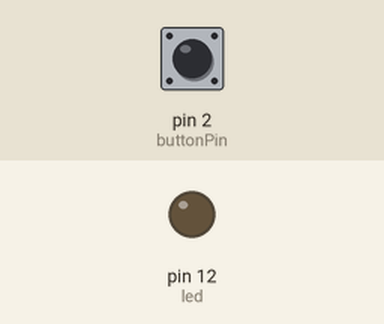
The sketch below on a simulated Arduino Uno, built with avr-gcc and run on an emulated ATmega328P. On the bench: output pins drawn as LEDs (lit = HIGH). Dashed ring = blinking. The inputs (shaded band) are chosen by the test bench; at power-on: pin 2 (buttonPin) LOW. What the sketch prints to the serial monitor is not drawn.

Above: at 1.2 s.
1.3 s: pin 2 (buttonPin) pulled HIGH for 1 s
At 1.68 s:
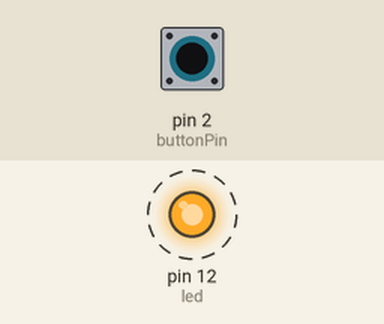
3.8 s: pin 2 (buttonPin) pulled HIGH for 0.15 s
At 5.1 s:
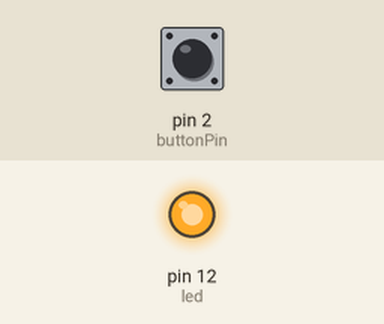
5.5 s: pin 2 (buttonPin) pulled HIGH for 3.2 s
At 9.8 s:
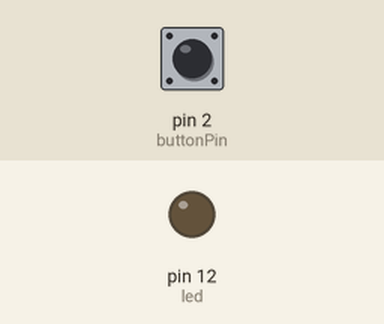
Timing chart, 0 to 11.3 s (numbered marks = the images above; inputs shaded):
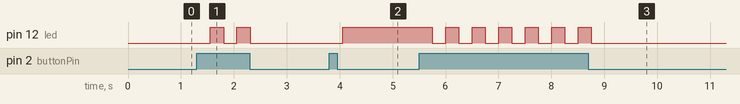

The sketch:

pushbutton_toggleswitch.ino
```cpp
int led = 12;
int buttonPin = 2;
int buttonRead;
bool isLightON=false;
void setup() {
  // put your setup code here, to run once:
  Serial.begin(9600);
  pinMode(led, OUTPUT);
  pinMode(buttonPin, INPUT);
}

void loop() {
  // put your main code here, to run repeatedly:
 buttonRead = digitalRead(buttonPin);
  Serial.println(buttonRead);
  if(isLightON==true){
    digitalWrite(led, HIGH);
  }
  else{
    digitalWrite(led, LOW);
  }
  if(buttonRead==HIGH){
    // if(isLightON==true){
    //   isLightON=false;
    // }
    // else{
    //   isLightON=true;
    // }
    isLightON = !isLightON;
    delay(250);
  }
}
```

Measured:
- after the input at 1.3 s, pin 12 (led): alternates HIGH for 0.25 s and LOW for 0.25 s, 4 changes in all, then stays LOW, starting after 0.26 s
- after the input at 3.8 s, pin 12 (led): LOW → HIGH after 0.25 s
- after the input at 5.5 s, pin 12 (led): alternates HIGH for 0.25 s and LOW for 0.25 s, 13 changes in all, then stays LOW, starting after 0.25 s
